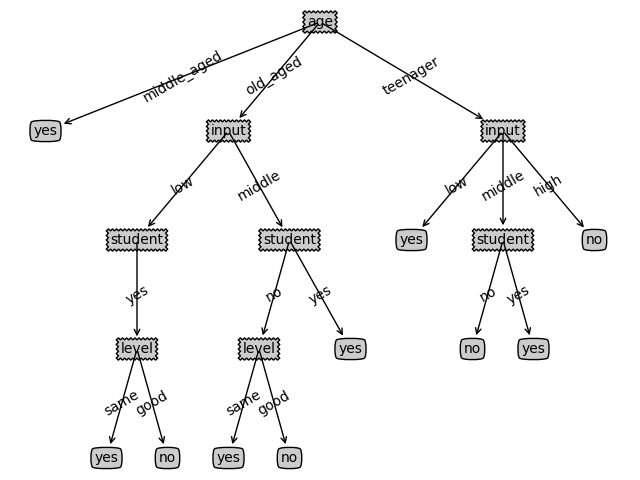

Python code for this plot:
from math import log
import operator
import matplotlib.pyplot as plt

def createDataSet():
    dataset = [['teenager' ,'high', 'no' ,'same', 'no'],
   ['teenager', 'high', 'no', 'good', 'no'],
   ['middle_aged' ,'high', 'no', 'same', 'yes'],
   ['old_aged', 'middle', 'no' ,'same', 'yes'],
   ['old_aged', 'low', 'yes', 'same' ,'yes'],
   ['old_aged', 'low', 'yes', 'good', 'no'],
   ['middle_aged', 'low' ,'yes' ,'good', 'yes'],
   ['teenager' ,'middle' ,'no', 'same', 'no'],
   ['teenager', 'low' ,'yes' ,'same', 'yes'],
   ['old_aged' ,'middle', 'yes', 'same', 'yes'],
   ['teenager' ,'middle', 'yes', 'good', 'yes'],
   ['middle_aged' ,'middle', 'no', 'good', 'yes'],
   ['middle_aged', 'high', 'yes', 'same', 'yes'],
   ['old_aged', 'middle', 'no' ,'good' ,'no']]
    labels = ['age','input','student','level']
    return dataset,labels

#计算熵的公式
def getShang(dataset):
    num_data = len(dataset)     #获得队列的长度既有多少个数据
    labelCounts = {}    #定义一个空的集合
    for featVec in dataset:
        currentLabel = featVec[-1]  #读取队列对末尾元素
        if currentLabel not in labelCounts.keys():  #如果currentLabel不是集合的关键字
            labelCounts[currentLabel] = 0   #在集合中添加以currentLabel为关键字的元素，值为1
        labelCounts[currentLabel] += 1  #在集合中以currentLabel关键字对应的值加1
    shang = 0.0
    for key in labelCounts:
        prob = float(labelCounts[key])/num_data
        shang -= prob * log(prob, 2)
    return shang

#分裂的子集合
def splitDataSet(dataset, axis, value):     #axis表示特征值在列表的位置，value表示特征的值
    DataSet_Value = []
    DataSet_False = []
    for featVec in dataset:
        if featVec[axis] == value:
            reducendFeatVec = featVec[:axis]
            reducendFeatVec.extend(featVec[axis+1:])  #列表中元素分别单独的复制到新列表，而不是复制单独复制进去一个列表元素
            DataSet_Value.append(reducendFeatVec)   #添加一个列表元素
    return DataSet_Value

#一次分裂
def ChooseBestDataSet(dataset):
    num_data = len(dataset[0]) - 1
    baseEntropy = getShang(dataset)
    bestInfogain = 0.0
    bestFeature = 0
    for i in range(num_data):
        featList = [example[i] for example in dataset] #获取dataSet的第i个所有特征
        uniqueVals = set(featList)  #使用featList创建集合（集合元素不会重复）
        newEntropy = 0.0
        for value in uniqueVals:
            subDataset = splitDataSet(dataset, i, value)
            prob = len(subDataset)/float(len(dataset))  #计算子集与原数据集的长度比
            newEntropy += prob * getShang(subDataset)
        infogain = newEntropy - baseEntropy #计算此次划分的信息增益
        if(infogain  > bestInfogain):
            bestInfogain = infogain
            bestFeature = i
    return bestFeature

#不能完全分裂
def majorityCnt(classList):
    classCount = {}
    for vote in classList:
        if vote not in classCount.keys():
            classCount[vote] = 0
        classCount[vote] += 1
    '''
    依据关键值对应的值进行排序（从大到小），结果为列表，其中元素为元组，元组数目字典的数目
    每一个元组第一个元素是字典关键字，第二元素为字典关键字对应的值
    如果值相同，则相对位置也相同
    '''
    sortedClassCount = sorted(classCount.items(), key=operator.itemgetter(1), reverse=True)
    print(sortedClassCount)
    return sortedClassCount[0][0]

#使用递归实现所有分裂
def createTree(dataset, labels):
    classList = [example[-1] for example in dataset]    #获取所有类型编号
    if classList.count(classList[0]) == len(classList): #如果所有类型编号相同
        return classList[0] #返回类型编号
    if len(dataset[0]) == 1:    #如果特征值已经辨别完毕，但是还是有不同的类型
        return majorityCnt(classList)   #执行majorityCnt函数
    bestfeat = ChooseBestDataSet(dataset)   #获得最好分类特征的位置
    bestFeatLabel = labels[bestfeat]    #获得最好特征的名字标签
    myTree = {bestFeatLabel:{}}     #创建一个二重字典，其中一重元素的关键字为特征标签
    del(labels[bestfeat])   #删除标签类中特征对应的标签
    featValues = [example[bestfeat] for example in dataset]     #获取dataSet选定特征的所有可能值
    uniqueVals = set(featValues)    #将其变为集合，使其没有重合的元素
    for values in uniqueVals:
        subLabels = labels[:]   #复制标签
        myTree[bestFeatLabel][values] = createTree(splitDataSet(dataset, bestfeat, values),subLabels)   #递归
    return myTree

#计算决策树的叶子数
def getNumLeafs(myTree):
    numLeafs = 0    #叶子数
    sides = list(myTree.keys()) #节点信息
    firstStr = sides[0]
    secondDict = myTree[firstStr]   # 分支信息
    for key in secondDict.keys():  # 遍历所有分支
        if type(secondDict[key]).__name__ == 'dict':    #子树分支则递归计算
            numLeafs += getNumLeafs(secondDict[key])
        else:   # 叶子分支则叶子数+1
            numLeafs += 1
    return numLeafs

#计算决策树的深度
def getTreeDepth(myTree):
    maxDepth = 0    #最大深度
    sides = list(myTree.keys()) #节点信息
    firstStr = sides[0]
    secondDict = myTree[firstStr]   #分支信息
    for key in secondDict.keys():  #遍历所有分支
        if type(secondDict[key]).__name__ == 'dict':    #子树分支则递归计算
            thisDepth = 1 + getTreeDepth(secondDict[key])
        else:   # 叶子分支则叶子数+1
            thisDepth = 1
        if thisDepth > maxDepth: maxDepth = thisDepth   #更新最大深度
    return maxDepth

decisionNode = dict(boxstyle="sawtooth", fc="0.8")
leafNode = dict(boxstyle="round4", fc="0.8")
arrow_args = dict(arrowstyle="<-")

# ==================================================
# 输入：
#  nodeTxt:  终端节点显示内容
#  centerPt: 终端节点坐标
#  parentPt: 起始节点坐标
#  nodeType: 终端节点样式
# 输出：
#  在图形界面中显示输入参数指定样式的线段(终端带节点)
# ==================================================
def plotNode(nodeTxt, centerPt, parentPt, nodeType):
    '画线(末端带一个点)'
    createPlot.ax1.annotate(nodeTxt, xy=parentPt, xycoords='axes fraction', xytext=centerPt, textcoords='axes fraction',
                            va="center", ha="center", bbox=nodeType, arrowprops=arrow_args)

# =================================================================
# 输入：
#  cntrPt:  终端节点坐标
#  parentPt: 起始节点坐标
#  txtString: 待显示文本内容
# 输出：
#  在图形界面指定位置(cntrPt和parentPt中间)显示文本内容(txtString)
# =================================================================
def plotMidText(cntrPt, parentPt, txtString):
    '在指定位置添加文本'
    # 中间位置坐标
    xMid = (parentPt[0] - cntrPt[0]) / 2.0 + cntrPt[0]
    yMid = (parentPt[1] - cntrPt[1]) / 2.0 + cntrPt[1]
    createPlot.ax1.text(xMid, yMid, txtString, va="center", ha="center", rotation=30)

# ===================================
# 输入：
#  myTree: 决策树
#  parentPt: 根节点坐标
#  nodeTxt: 根节点坐标信息
# 输出：
#  在图形界面绘制决策树
# ===================================
def plotTree(myTree, parentPt, nodeTxt):
    '绘制决策树'
    numLeafs = getNumLeafs(myTree)  #当前树的叶子数
    sides = list(myTree.keys()) #当前树的节点信息
    firstStr = sides[0]
    # 定位第一棵子树的位置(这是蛋疼的一部分)
    cntrPt = (plotTree.xOff + (1.0 + float(numLeafs)) / 2.0 / plotTree.totalW, plotTree.yOff)
    # 绘制当前节点到子树节点(含子树节点)的信息
    plotMidText(cntrPt, parentPt, nodeTxt)
    plotNode(firstStr, cntrPt, parentPt, decisionNode)
    # 获取子树信息
    secondDict = myTree[firstStr]
    # 开始绘制子树，纵坐标-1。
    plotTree.yOff = plotTree.yOff - 1.0 / plotTree.totalD
    for key in secondDict.keys():  # 遍历所有分支
        # 子树分支则递归
        if type(secondDict[key]).__name__ == 'dict':
            plotTree(secondDict[key], cntrPt, str(key))
        # 叶子分支则直接绘制
        else:
            plotTree.xOff = plotTree.xOff + 1.0 / plotTree.totalW
            plotNode(secondDict[key], (plotTree.xOff, plotTree.yOff), cntrPt, leafNode)
            plotMidText((plotTree.xOff, plotTree.yOff), cntrPt, str(key))
    # 子树绘制完毕，纵坐标+1。
    plotTree.yOff = plotTree.yOff + 1.0 / plotTree.totalD

#在图形界面显示决策树inTree
def createPlot(inTree):
    # 创建新的图像并清空 - 无横纵坐标
    fig = plt.figure(1, facecolor='white')
    fig.clf()
    axprops = dict(xticks=[], yticks=[])
    createPlot.ax1 = plt.subplot(111, frameon=False, **axprops)
    # 树的总宽度 高度
    plotTree.totalW = float(getNumLeafs(inTree))
    plotTree.totalD = float(getTreeDepth(inTree))
    # 当前绘制节点的坐标
    plotTree.xOff = -0.5 / plotTree.totalW
    plotTree.yOff = 1.0
    # 绘制决策树
    plotTree(inTree, (0.5, 1.0), '')
    plt.show()

if __name__ == '__main__':
    newdataset,label = createDataSet()
    Trees = createTree(newdataset, label)
    print(Trees)
    createPlot(Trees)
